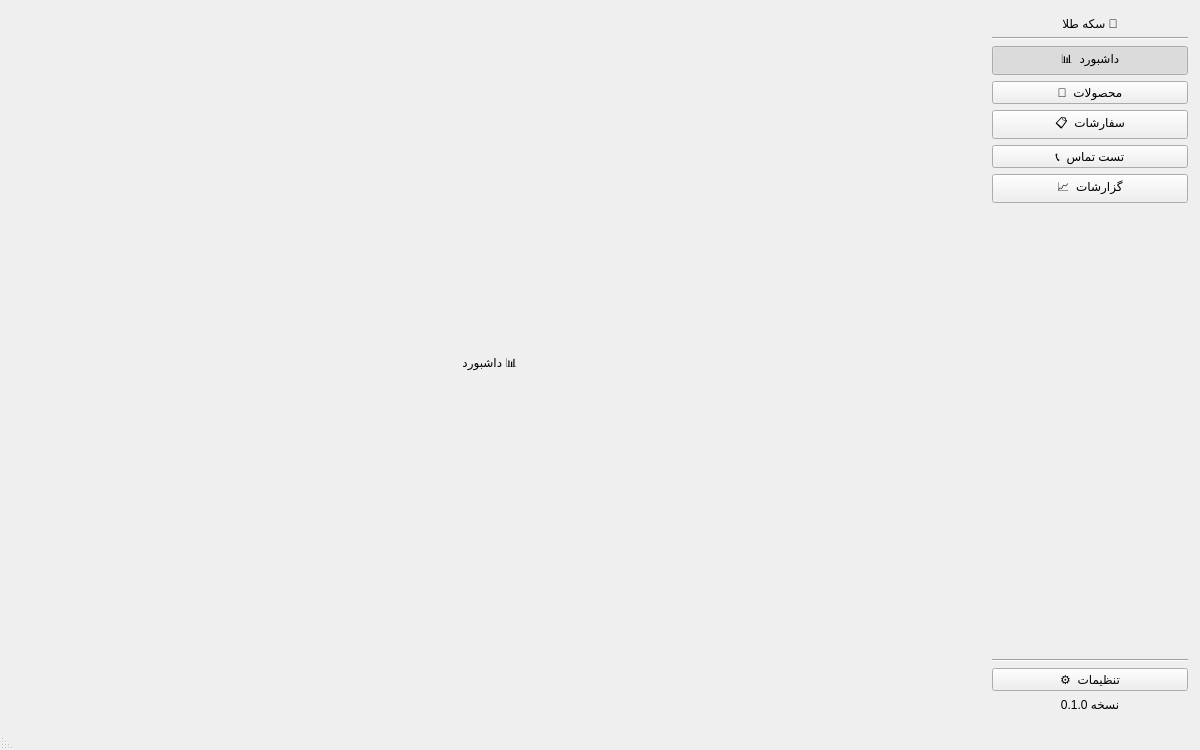
<?xml version="1.0" encoding="UTF-8"?>
<ui version="4.0">
 <class>MainWindow</class>
 <widget class="QMainWindow" name="MainWindow">
  <property name="geometry">
   <rect>
    <x>0</x>
    <y>0</y>
    <width>1200</width>
    <height>750</height>
   </rect>
  </property>
  <property name="windowTitle">
   <string>سامانه سفارش‌گیری هوشمند</string>
  </property>
  <property name="layoutDirection">
   <enum>Qt::RightToLeft</enum>
  </property>
  <widget class="QWidget" name="centralWidget">
   <layout class="QHBoxLayout" name="main_layout">
    <property name="spacing">
     <number>0</number>
    </property>
    <property name="leftMargin">
     <number>0</number>
    </property>
    <property name="topMargin">
     <number>0</number>
    </property>
    <property name="rightMargin">
     <number>0</number>
    </property>
    <property name="bottomMargin">
     <number>0</number>
    </property>

    <!-- ===== SIDEBAR ===== -->
    <item>
     <widget class="QWidget" name="sidebar" native="true">
      <property name="minimumSize">
       <size>
        <width>220</width>
        <height>0</height>
       </size>
      </property>
      <property name="maximumSize">
       <size>
        <width>220</width>
        <height>16777215</height>
       </size>
      </property>
      <layout class="QVBoxLayout" name="sidebar_layout">
       <property name="spacing">
        <number>6</number>
       </property>
       <property name="leftMargin">
        <number>12</number>
       </property>
       <property name="topMargin">
        <number>16</number>
       </property>
       <property name="rightMargin">
        <number>12</number>
       </property>
       <property name="bottomMargin">
        <number>16</number>
       </property>

       <!-- لوگو -->
       <item>
        <widget class="QLabel" name="logo_label">
         <property name="text">
          <string>🍔 سکه طلا</string>
         </property>
         <property name="alignment">
          <set>Qt::AlignCenter</set>
         </property>
        </widget>
       </item>

       <!-- جداکننده -->
       <item>
        <widget class="QFrame" name="separator">
         <property name="frameShape">
          <enum>QFrame::HLine</enum>
         </property>
         <property name="frameShadow">
          <enum>QFrame::Sunken</enum>
         </property>
        </widget>
       </item>

       <!-- دکمه‌های ناوبری -->
       <item>
        <widget class="QPushButton" name="btn_dashboard">
         <property name="text">
          <string>📊  داشبورد</string>
         </property>
         <property name="checkable">
          <bool>true</bool>
         </property>
         <property name="checked">
          <bool>true</bool>
         </property>
         <property name="cursor">
          <cursorShape>PointingHandCursor</cursorShape>
         </property>
        </widget>
       </item>

       <item>
        <widget class="QPushButton" name="btn_products">
         <property name="text">
          <string>🍕  محصولات</string>
         </property>
         <property name="checkable">
          <bool>true</bool>
         </property>
         <property name="cursor">
          <cursorShape>PointingHandCursor</cursorShape>
         </property>
        </widget>
       </item>

       <item>
        <widget class="QPushButton" name="btn_orders">
         <property name="text">
          <string>📋  سفارشات</string>
         </property>
         <property name="checkable">
          <bool>true</bool>
         </property>
         <property name="cursor">
          <cursorShape>PointingHandCursor</cursorShape>
         </property>
        </widget>
       </item>

       <item>
        <widget class="QPushButton" name="btn_test_call">
         <property name="text">
          <string>📞  تست تماس</string>
         </property>
         <property name="checkable">
          <bool>true</bool>
         </property>
         <property name="cursor">
          <cursorShape>PointingHandCursor</cursorShape>
         </property>
        </widget>
       </item>

       <item>
        <widget class="QPushButton" name="btn_reports">
         <property name="text">
          <string>📈  گزارشات</string>
         </property>
         <property name="checkable">
          <bool>true</bool>
         </property>
         <property name="cursor">
          <cursorShape>PointingHandCursor</cursorShape>
         </property>
        </widget>
       </item>

       <!-- Spacer -->
       <item>
        <spacer name="vertical_spacer">
         <property name="orientation">
          <enum>Qt::Vertical</enum>
         </property>
         <property name="sizeHint" stdset="0">
          <size>
           <width>20</width>
           <height>40</height>
          </size>
         </property>
        </spacer>
       </item>

       <!-- جداکننده دوم -->
       <item>
        <widget class="QFrame" name="separator_2">
         <property name="frameShape">
          <enum>QFrame::HLine</enum>
         </property>
         <property name="frameShadow">
          <enum>QFrame::Sunken</enum>
         </property>
        </widget>
       </item>

       <item>
        <widget class="QPushButton" name="btn_settings">
         <property name="text">
          <string>⚙️  تنظیمات</string>
         </property>
         <property name="checkable">
          <bool>true</bool>
         </property>
         <property name="cursor">
          <cursorShape>PointingHandCursor</cursorShape>
         </property>
        </widget>
       </item>

       <item>
        <widget class="QLabel" name="version_label">
         <property name="text">
          <string>نسخه 0.1.0</string>
         </property>
         <property name="alignment">
          <set>Qt::AlignCenter</set>
         </property>
        </widget>
       </item>

      </layout>
     </widget>
    </item>

    <!-- ===== STACKED WIDGET ===== -->
    <item>
     <widget class="QStackedWidget" name="stacked_widget">
      <property name="currentIndex">
       <number>0</number>
      </property>

      <!-- Page 0: Dashboard -->
      <widget class="QWidget" name="dashboard_page">
       <layout class="QVBoxLayout" name="dashboard_layout">
        <item>
         <widget class="QLabel" name="dashboard_title">
          <property name="text">
           <string>📊 داشبورد</string>
          </property>
          <property name="alignment">
           <set>Qt::AlignCenter</set>
          </property>
         </widget>
        </item>
       </layout>
      </widget>

      <!-- Page 1: Products -->
      <widget class="QWidget" name="products_page">
       <layout class="QVBoxLayout" name="products_layout">
        <item>
         <widget class="QLabel" name="products_title">
          <property name="text">
           <string>🍕 مدیریت محصولات</string>
          </property>
          <property name="alignment">
           <set>Qt::AlignCenter</set>
          </property>
         </widget>
        </item>
       </layout>
      </widget>

      <!-- Page 2: Orders -->
      <widget class="QWidget" name="orders_page">
       <layout class="QVBoxLayout" name="orders_layout">
        <item>
         <widget class="QLabel" name="orders_title">
          <property name="text">
           <string>📋 سفارشات</string>
          </property>
          <property name="alignment">
           <set>Qt::AlignCenter</set>
          </property>
         </widget>
        </item>
       </layout>
      </widget>

      <!-- Page 3: Test Call -->
      <widget class="QWidget" name="test_call_page">
       <layout class="QVBoxLayout" name="test_call_layout">
        <item>
         <widget class="QLabel" name="test_call_title">
          <property name="text">
           <string>📞 تست تماس</string>
          </property>
          <property name="alignment">
           <set>Qt::AlignCenter</set>
          </property>
         </widget>
        </item>
       </layout>
      </widget>

      <!-- Page 4: Reports -->
      <widget class="QWidget" name="reports_page">
       <layout class="QVBoxLayout" name="reports_layout">
        <item>
         <widget class="QLabel" name="reports_title">
          <property name="text">
           <string>📈 گزارشات</string>
          </property>
          <property name="alignment">
           <set>Qt::AlignCenter</set>
          </property>
         </widget>
        </item>
       </layout>
      </widget>

      <!-- Page 5: Settings -->
      <widget class="QWidget" name="settings_page">
       <layout class="QVBoxLayout" name="settings_layout">
        <item>
         <widget class="QLabel" name="settings_title">
          <property name="text">
           <string>⚙️ تنظیمات</string>
          </property>
          <property name="alignment">
           <set>Qt::AlignCenter</set>
          </property>
         </widget>
        </item>
       </layout>
      </widget>

     </widget>
    </item>

   </layout>
  </widget>

  <widget class="QStatusBar" name="statusBar"/>
 </widget>
 <resources/>
 <connections/>
</ui>
